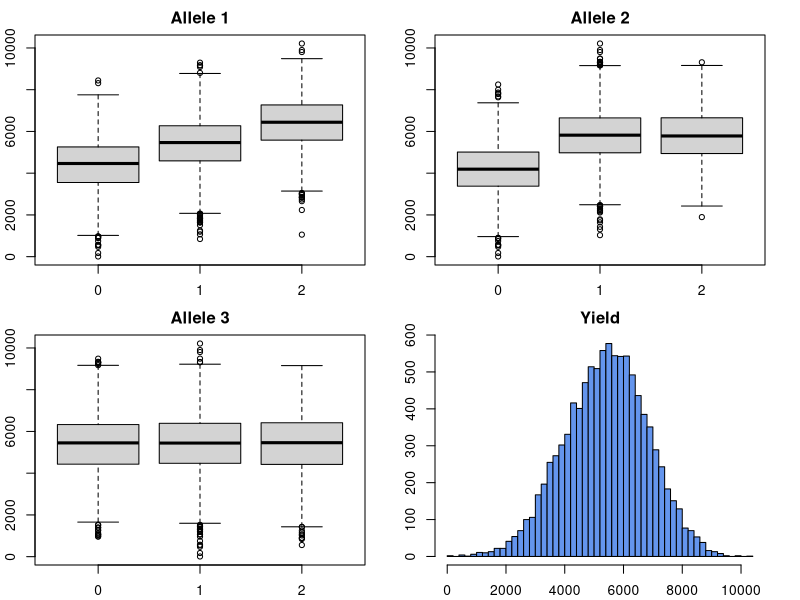

Source code (R):
## ---- chunk 1
knitr::opts_chunk$set(echo = TRUE, 
                      message = F, 
                      warning = F)
## ---- chunk 2
remove(list = ls())
 set.seed(10) # seed for the random number generator
 p=0.5
 n=10000 
## ---- chunk 3
a1= 1000 # additivity
a2= 800
d1= 0 #dominance
d2= 800
mu= 5000 # pop mean
H2= 0.5 # heritability

X1=rbinom(n=n,size=2,p=p) # sampling genotypes under HWE
X2=rbinom(n=n,size=2,p=p) 
X3=rbinom(n=n,size=2,p=p) 

G=mu+ifelse(X1==2,a1,ifelse(X1==1,d1,-a1)) +
     ifelse(X2==2,a2,ifelse(X2==1,d2,-a2)) # marker effect

vG=var(G) # an esitmate of the genetic variance
vE=vG*(1-H2)/H2 # with this error variance we will have the desired 
E=rnorm(n=n,sd=sqrt(vE))
var(G)/var(G+E) # rought estimate of the locus-heritability  


## ---- chunk 4
Y=G+E
par(mfrow= c(2,2), mai = c(0.35, 0.35, 0.35, 0.35))
class(X1)

boxplot(Y~X1, main = "Allele 1")
boxplot(Y~X2, main = "Allele 2")
boxplot(Y~X3, main = "Allele 3")
hist(Y, breaks = 50, col="cornflowerblue", main = "Yield")
## ---- chunk 5
fmA1=lm(Y~X1) # fits a linear model on genotypes (additive effects)
Z1=1.0*(X1==1) # Create a variable for A1A2 genotype
fmAD1=lm(Y~X1+Z1) # fits a linear model on genotypes (dominant effects)

fmA1
fmAD1

fmA2=lm(Y~X2) # fits a linear model on genotypes (additive effects)
Z2=1.0*(X2==1) # Create a variable for A1A2 genotype
fmAD2=lm(Y~X2+Z2) # fits a linear model on genotypes (dominant effects)
fmA2
fmAD2


fmA3=lm(Y~X3) # fits a linear model on genotypes (additive effects)
Z3=1.0*(X3==1) # Create a variable for A1A2 genotype
fmAD3=lm(Y~X3+Z3) # fits a linear model on genotypes (dominant effects)
fmA3
fmAD3
## ---- chunk 6
muA1A1=fmAD1$coef[1] #(i.e., the intercept)
muA1A2=fmAD1$coef[1]+fmAD1$coef[2]+fmAD1$coef[3] # Heterocygous A1A2, E[Y|X=1]
muA2A2=fmAD1$coef[1]+2*fmAD1$coef[2] # Homocygous A2A2, E[X=2]

muB1B1=fmAD2$coef[1] 
muB1B2=fmAD2$coef[1]+fmAD2$coef[2]+fmAD2$coef[3] 
muB2B2=fmAD2$coef[1]+2*fmAD2$coef[2] 

muC1C1=fmAD3$coef[1] 
muC1C2=fmAD3$coef[1]+fmAD3$coef[2]+fmAD3$coef[3] 
muC2C2=fmAD3$coef[1]+2*fmAD3$coef[2] 

exp_values = matrix(c(muA1A1, muA1A2, muA2A2, muB1B1, muB1B2, muB2B2, 
                      muC1C1, muC1C2, muC2C2 ), ncol = 3, byrow = T)

colnames(exp_values) = c("aa", "Ab","AA")
row.names(exp_values) = c("Allele1","Allele2", "Allele3")

exp_values = as.table(exp_values)
exp_values
## ---- chunk 7
fm0=lm(Y~1) 
summary(fm0) # Null = intercept

anova(fm0,fmAD1) # testing wether there is an association, either additive effect or dominance or both
anova(fm0,fmAD2)
anova(fm0,fmAD3)

anova(fm0,fmA1) # Testing wether there is a additive association
anova(fm0,fmA2)
anova(fm0,fmA3)

anova(fmA1,fmAD1) # Testing whether there is dominance
anova(fmA2,fmAD2)
anova(fmA3,fmAD3)
